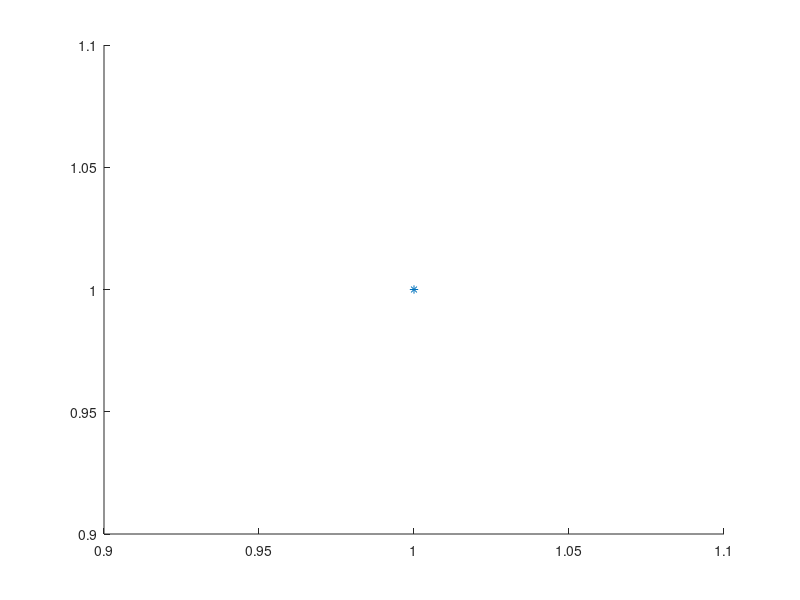

This figure's MATLAB source: (Note: this script raises an error after producing the figure.)
current = [0 0.2 0.4 0.6 0.8 1.0 1.2];
magnetic = [15 38.4 70.4 100.8 136.5 175.0 207.9] * 10^-3;
current_err = [0.05 0.05 0.05 0.05 0.05 0.05 0.05];
magnetic_err = [0.1 0.1 0.1 0.1 0.1 0.1 0.1] * 10^-3;

xlabel = "Current (A)";
ylabel = "Magnetic Field Strength (T)";
errorbar(current, magnetic, magnetic_err, magnetic_err, current_err, current_err, '*'), 

%Part A

%Vh = [19.68 21.03 22.32 23.79 25.15 26.53 27.71]*10^-3 %average
%d = 0.4e-3 %mm thickness of probe
%I = 1e-3 %mV

%plot(magnetic,Vh, '*')

%Part B

Vh = [3.30 8.28 13.76 18.9 23.95 29.16 34] * 10^-3;
plot(magnetic, Vh, '*');